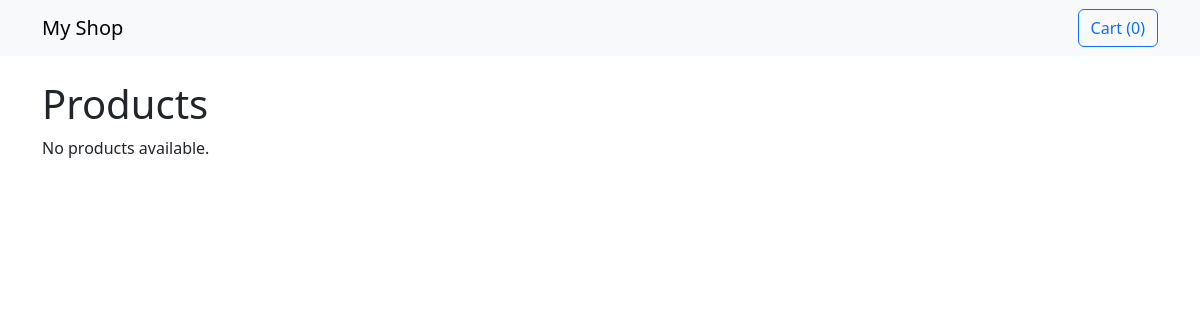
Before: / with the older database file.
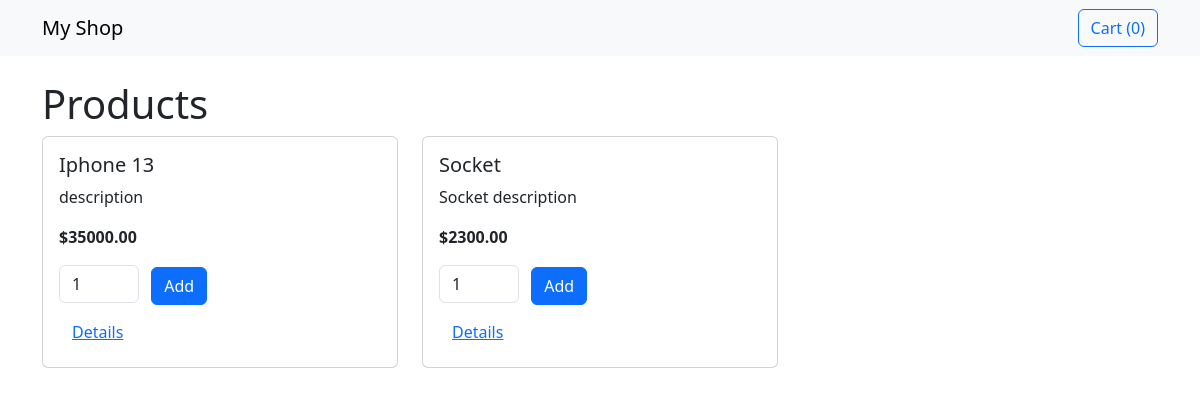
After: the same page with the newer database file.
### store/models.py (models this page shows, shortened)
class Product(models.Model):
    name = models.CharField(max_length=200)
    description = models.TextField(blank=True)
    price = models.DecimalField(max_digits=10, decimal_places=2)
    stock = models.PositiveIntegerField(default=0)
    created = models.DateTimeField(auto_now_add=True)

### store/views.py (the view)
# urls.py: path('', views.product_list, name='product_list'),
def product_list(request):
    products = Product.objects.all()
    cart = Cart(request)
    return render(request, 'product_list.html', {
        'products': products,
        'cart': cart,
        'cart_quantity': cart.get_total_quantity()
    })

### store/cart.py (called while the page is built)
    def get_total_quantity(self):
        return sum(item['quantity'] for item in self.cart.values())

### templates/product_list.html (shortened to what this page needs)
{% extends "base.html" %}
{% block content %}
<h1>Products</h1>
<div class="row">
  {% for product in products %}
    <div class="col-md-4">
      <div class="card mb-3">
        <div class="card-body">
          <h5>{{ product.name }}</h5>
          <p>{{ product.description|truncatewords:20 }}</p>
          <p><strong>${{ product.price }}</strong></p>
          <form method="post" action="{% url 'store:add_to_cart' product.id %}">
            <input type="number" name="quantity" value="1" min="1" style="width:80px" class="form-control d-inline-block me-2">
            <button class="btn btn-primary">Add</button>
          </form>
          <a href="{% url 'store:product_detail' product.id %}" class="btn btn-link mt-2">Details</a>
        </div>
      </div>
    </div>
  {% empty %}
    <p>No products available.</p>
  {% endfor %}
</div>
{% endblock %}

### templates/base.html (shortened to what this page needs)
<!doctype html>
<html>
<head>
  <link href="https://cdn.jsdelivr.net/npm/bootstrap@5.3.0/dist/css/bootstrap.min.css" rel="stylesheet">
</head>
<body>
<nav class="navbar navbar-expand-lg navbar-light bg-light">
  <div class="container">
    <a class="navbar-brand" href="{% url 'store:product_list' %}">My Shop</a>
    <div class="ms-auto">
      <a class="btn btn-outline-primary" href="{% url 'store:cart_detail' %}">
        Cart ({{ cart_quantity|default:0 }})
      </a>
    </div>
  </div>
</nav>
<div class="container mt-4">
  {% block content %}{% endblock %}
</div>
</body>
</html>

Changed rows visible on the page:
added Product: name "Iphone 13", description "description", price "35000.00"
added Product: name "Socket", description "Socket description", price "2300.00"
Other visible differences:
text no longer shown: "No products available."
